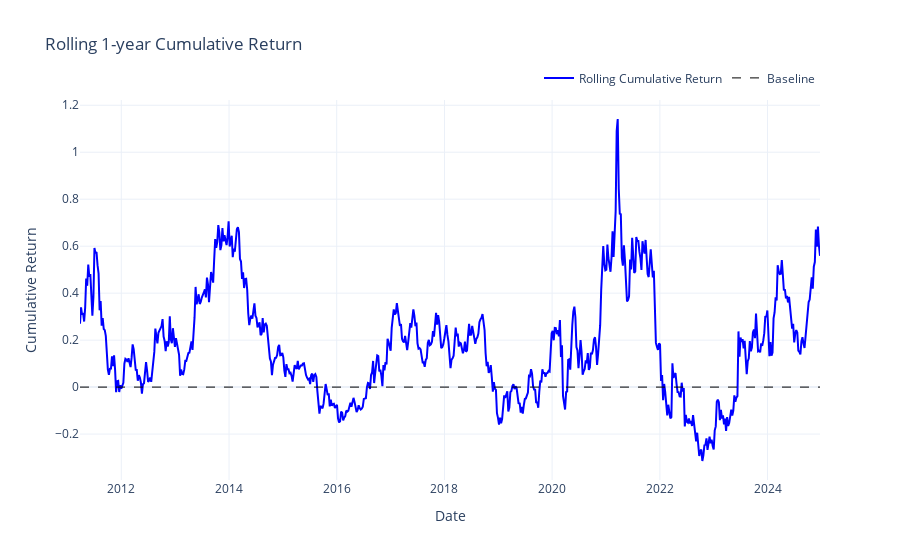

Notebook code for this chart:
### Code cell
rolling_cumulative_return = calc_rolling_cum_ret(backtest["Strategy Return"],freq=52)
plot_rolling_cumulative_return(rolling_cumulative_return)

### Figure 1 — Plotly figure (JSON) as saved in the notebook; plotly's stock layout.template omitted (floating-point values rounded to 4 significant figures; data arrays with more than 128 entries replaced by an {"elided": "..."} marker saying what was removed)
{"data": [{"line": {"color": "blue", "width": 2}, "mode": "lines", "name": "Rolling Cumulative Return", "type": "scatter", "x": {"elided": "718 str values"}, "y": {"elided": "718 float values"}}, {"line": {"color": "black", "dash": "dash", "width": 1}, "mode": "lines", "name": "Baseline", "type": "scatter", "x": {"elided": "718 str values"}, "y": {"elided": "718 int values"}}], "layout": {"legend": {"orientation": "h", "x": 1, "xanchor": "right", "y": 1.02, "yanchor": "bottom"}, "title": {"text": "Rolling 1-year Cumulative Return"}, "xaxis": {"title": {"text": "Date"}}, "yaxis": {"title": {"text": "Cumulative Return"}}}}
